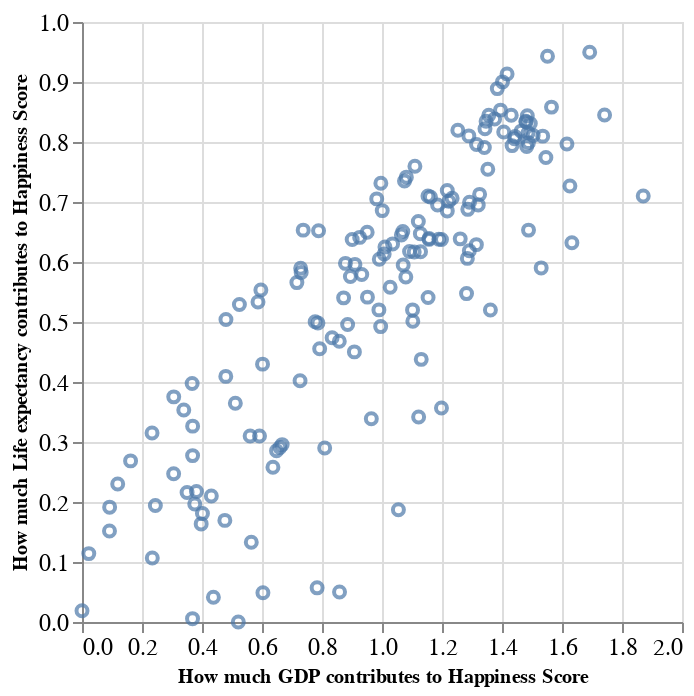

Write notebook code for a chart like this one.
### Markdown cell above
## Visualizing `happy_header` DF using Altair's `mark_point` function

### Code cell
plot = alt.Chart(happiness_report_noheader).mark_point().encode(
  x=alt.X("GDP_per_capita").title("How much GDP contributes to Happiness Score"),
  y=alt.Y("life_expectancy").title("How much Life expectancy contributes to Happiness Score")
).configure_axis(
  labelFontSize=12,
  titleFontSize=10,
)
plot

### Figure 1 — Vega-Lite specification as saved in the notebook (floating-point values rounded to 4 significant figures; data arrays with more than 128 entries replaced by an {"elided": "..."} marker saying what was removed)
{"config": {"view": {"continuousWidth": 300, "continuousHeight": 300}, "axis": {"labelFontSize": 12, "titleFontSize": 10}}, "data": {"name": "data-5da5b433c3126d3312a0afc59aed4745"}, "mark": {"type": "point"}, "encoding": {"x": {"field": "GDP_per_capita", "title": "How much GDP contributes to Happiness Score", "type": "quantitative"}, "y": {"field": "life_expectancy", "title": "How much Life expectancy contributes to Happiness Score", "type": "quantitative"}}, "$schema": "https://vega.github.io/schema/vega-lite/v5.20.1.json", "datasets": {"data-5da5b433c3126d3312a0afc59aed4745": {"elided": "155 records"}}}
